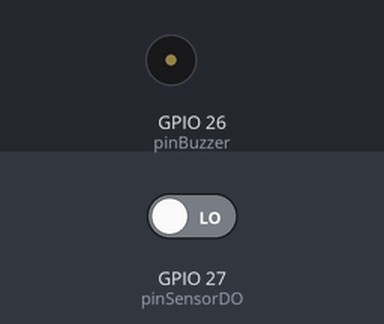
A sketch run on a simulated ESP32. On the bench: buzzer (waves = sounding, pin HIGH). The inputs (shaded band) are chosen by the test bench; at power-on: GPIO 27 (pinSensorDO) LOW. WiFi joins after 1.5 s; servers stay silent unless stated; what the sketch prints to the serial monitor is not drawn.

Above: at 3.0 s.
3.1 s: GPIO 27 (pinSensorDO) driven HIGH
At 4.1 s:
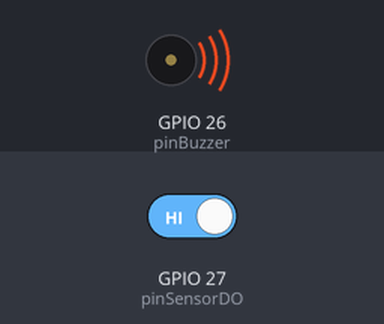
4.8 s: GPIO 27 (pinSensorDO) driven LOW
At 5.3 s:
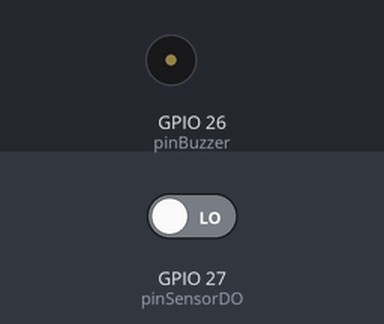
Timing chart, 0 to 7.8 s (numbered marks = the images above; inputs shaded):
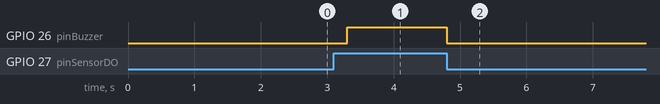

The sketch:

gempa.ino
```cpp
#include <WiFi.h>
#include <WiFiClientSecure.h>
#include <UniversalTelegramBot.h>

const char* ssid     = "zhrr";
const char* password = "1212121212";

#define BOT_TOKEN "7516890013:AAF1Lhwgxp5CrCCtOCvDncp67vjH9XJleTs"
#define CHAT_ID   "6059176005"

WiFiClientSecure secured_client;
UniversalTelegramBot bot(BOT_TOKEN, secured_client);

const int pinSensorDO = 27;
const int pinBuzzer   = 26;

bool lastState = false;

void setup() {
  Serial.begin(115200);
  pinMode(pinSensorDO, INPUT);
  pinMode(pinBuzzer, OUTPUT);

  WiFi.begin(ssid, password);
  Serial.print("Menghubungkan ke WiFi");
  while (WiFi.status() != WL_CONNECTED) {
    delay(500);
    Serial.print(".");
  }
  Serial.println("\nWiFi Terhubung");
  secured_client.setInsecure();

  bot.sendMessage(CHAT_ID, "✅ Alat Pendeteksi Getaran Aktif!", "");
}

void loop() {
  int getaran = digitalRead(pinSensorDO);

  if (getaran == HIGH) {
    digitalWrite(pinBuzzer, HIGH);
    if (!lastState) {
      bot.sendMessage(CHAT_ID, "⚠️ GEMPA TERDETEKSI!", "");
      Serial.println("⚠️ GEMPA TERDETEKSI!");
      lastState = true;
    }
  } else {
    digitalWrite(pinBuzzer, LOW);
    if (lastState) {
      bot.sendMessage(CHAT_ID, "✅ Kondisi Aman", "");
      Serial.println("✅ Kondisi Aman");
      lastState = false;
    }
  }

  delay(300);
}
```

Measured:
- after the input at 3.1 s, GPIO 26 (pinBuzzer): LOW → HIGH after 0.20 s
- after the input at 4.8 s, GPIO 26 (pinBuzzer): HIGH → LOW at once
